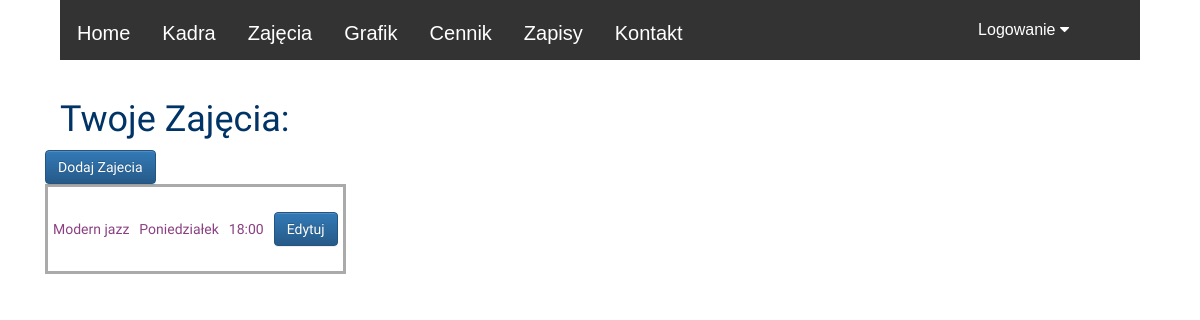
The app's page /zapisy/ (signed in) with its own data.
### zapisy/models.py (models this page shows, shortened)
class Zapisy(models.Model):
    CHOICELIST = (
        ('1', 'Modern jazz'),
        ('2', 'Modern balet'),
        ('3', 'Afro dance'),
        ('4', 'Break dance'),
    )
    HOUR = (
        ('1', '10:00'),
        ('2', '16:00'),
        ('3', '18:00'),
        ('4', '20:00'),
    )
    DAY = (
        ('1', 'Poniedziałek'),
        ('2', 'Wtorek'),
        ('3', 'Środa'),
        ('4', 'Czwartek'),
        ('4', 'Piątek'),
        ('4', 'Sobota'),
    )
    your_choice = models.CharField(max_length=1, choices=CHOICELIST, null=True)
    day_choice = models.CharField(max_length=1, choices=DAY, null=True)
    hour_choice = models.CharField(max_length=1, choices=HOUR, null=True)
    user = models.ForeignKey(get_user_model(), default=1)
    def get_absolute_url(self):
        return reverse("detail", kwargs={"id": self.id})

### zapisy/views.py (the view)
# urls.py: url(r'^zapisy/$', zapisy_list, name="zapisy"),
def zapisy_list(request):
    if not request.user.is_authenticated:
        return HttpResponseRedirect(reverse('logowanie'))
    queryset_list = Zapisy.objects.filter(user=request.user)
    context = {
            "object_list": queryset_list,
         }
    return render(request, "zapisy/list.html", context)

### zapisy/templates/zapisy/list.html
{% include "main.html" %}
{% load staticfiles %}
<link rel="stylesheet", href="{% static 'css/zapisy.css' %}">
<div class ="container">
<h1>Twoje Zajęcia:</h1>
    <div class="col">
    <div class="row">
    <botton><a href="{% url 'create'%}" class="btn btn-primary" role="button">Dodaj Zajecia</a></botton>
        {% if object_list %}
<table>
    {% for obj in object_list %}
        <tr>
            <td>{{obj.get_your_choice_display}}</td>
            <td>{{obj.get_day_choice_display}}</td>
            <td>{{obj.get_hour_choice_display}}</td>
            <td><a href="{{obj.get_absolute_url}}" class="btn btn-primary" role="button">Edytuj</a></td>
         </tr>
    {% endfor %}
    </table>
        {% else %}
        <p>Nie jesteś zapisany na żadne zajęcia</p>
        {% endif %}
        </div>
        </div>
</div>

### static_my_proj/css/main.css (style rules this page uses)
body { color: #8a4182; font-family: 'Prosto One', cursive; }
.container { padding-right: 5%; padding-left: 5%; width: 100%; }

### static_my_proj/css/zapisy.css (style rules this page uses)
h1 { color: #003366; }
td { padding-top: 25px; padding-bottom: 25px; padding-left: 5px; padding-right: 5px; }
table { border: solid #aaaaaa; border-radius: 15px; }

### records on screen
Zapisy: your_choice "Modern jazz", day_choice "Poniedziałek", hour_choice "18:00"
